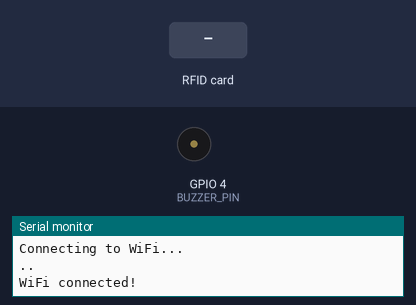
Simulated run of this sketch. Board: ESP32. On the bench: buzzer (waves = sounding, pin HIGH), the last lines printed to the serial monitor. The test bench sets the inputs (shaded band). WiFi joins after 1.5 s; servers stay silent unless stated; uploads are accepted with an empty reply.

Above: at 3.2 s.
3.3 s: RFID card 5E 7A 19 C4 held to the reader
At 3.56 s:
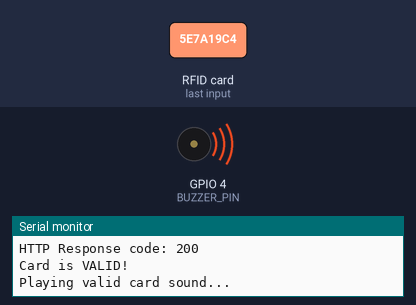
Timing chart, 0 to 6.3 s (numbered marks = the images above; inputs shaded):
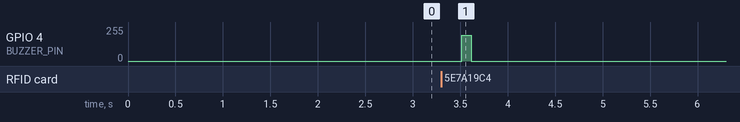

The sketch:

esp32-door-lock.ino
```cpp
#include <SPI.h>
#include <MFRC522.h>
#include <WiFi.h>
#include <HTTPClient.h>
#include "credentials.h" // Include credentials header

// Define RFID pins
#define RST_PIN 22
#define SS_PIN 21
#define BUZZER_PIN 4 // GPIO4 for the passive buzzer

MFRC522 rfid(SS_PIN, RST_PIN);
MFRC522::MIFARE_Key key;

void setup() {
  Serial.begin(115200);
  SPI.begin();
  rfid.PCD_Init();
  Serial.println("Place your card near the reader...");

  // Initialize the default key (FFFFFFFFFFFF)
  for (byte i = 0; i < 6; i++) {
    key.keyByte[i] = 0xFF;
  }


  // Attach the buzzer pin to a PWM channel
  if (!ledcAttachChannel(BUZZER_PIN, 2000, 8, 0)) {
    Serial.println("Failed to attach buzzer pin to LEDC channel");
    while (true); // Halt execution if setup fails
  }

  Serial.println("LEDC setup successful for buzzer!");
  // Connect to WiFi
  WiFi.begin(ssid, password);
  Serial.println("Connecting to WiFi...");
  while (WiFi.status() != WL_CONNECTED) {
    delay(1000);
    Serial.print(".");
  }
  Serial.println("\nWiFi connected!");
}

void loop() {
  // Check if a card is present
  if (!rfid.PICC_IsNewCardPresent() || !rfid.PICC_ReadCardSerial()) {
    return;
  }

  Serial.println("Card detected!");

  // Authenticate block 4
  byte block = 4; // Block to read from
  MFRC522::StatusCode status = rfid.PCD_Authenticate(
      MFRC522::PICC_CMD_MF_AUTH_KEY_A, block, &key, &(rfid.uid));
  if (status != MFRC522::STATUS_OK) {
    Serial.print("Authentication failed: ");
    Serial.println(rfid.GetStatusCodeName(status));
    return;
  }

  // Read data from the block
  byte buffer[18];
  byte size = sizeof(buffer);
  status = rfid.MIFARE_Read(block, buffer, &size);
  if (status != MFRC522::STATUS_OK) {
    Serial.print("Read failed: ");
    Serial.println(rfid.GetStatusCodeName(status));
    return;
  }

  // Extract readable data
  char data[17]; // Data buffer (16 characters + null terminator)
  strncpy(data, (char*)buffer, 16);
  data[16] = '\0'; // Null terminate the string
  Serial.print("Read Data: ");
  Serial.println(data);

  // Send the data to the server
  sendToServer(data);

  // Halt RFID communication
  rfid.PICC_HaltA();
  rfid.PCD_StopCrypto1();
}

void sendToServer(const char* cardData) {
  if (WiFi.status() != WL_CONNECTED) {
    Serial.println("WiFi not connected.");
    return;
  }

  HTTPClient http;
  String url = String("https://") + serverURL + scanEndpoint;

  // Prepare JSON payload
  String jsonPayload = "{\"enteredKey\":\"" + String(cardData) + "\"}";

  // Start connection and send HTTP POST request
  http.begin(url);
  http.addHeader("Content-Type", "application/json");

  // Set a custom timeout period (e.g., 10 seconds)
  http.setTimeout(10000); // Timeout in milliseconds

  int httpResponseCode = http.POST(jsonPayload);

  // Check the HTTP response code
  if (httpResponseCode > 0) {
    Serial.print("HTTP Response code: ");
    Serial.println(httpResponseCode);

    // Determine card validity based on the status code
    if (httpResponseCode == 200) {
      Serial.println("Card is VALID!");
      playBuzzerSound(true); // Play a short "bip" sound for a valid card
    } else if (httpResponseCode == 401) {
      Serial.println("Card is INVALID!");
      playBuzzerSound(false); // Play a long "beeeep" sound for an invalid card
    } else {
      Serial.println("Unexpected response from server.");
    }
  } else {
    Serial.print("Error on sending POST: ");
    Serial.println(http.errorToString(httpResponseCode));
  }

  // End HTTP connection
  http.end();
}

// Function to play the buzzer sound
void playBuzzerSound(bool isValid) {
  if (isValid) {
    Serial.println("Playing valid card sound...");
    analogWrite(BUZZER_PIN, 192);    // Set duty cycle (75%)
    delay(100);                      // Short beep duration
    analogWrite(BUZZER_PIN, 0);      // Turn off the buzzer
  } else {
    Serial.println("Playing invalid card sound...");
    analogWrite(BUZZER_PIN, 128);    // Set duty cycle (50%)
    delay(1000);                     // Long beep duration
    analogWrite(BUZZER_PIN, 0);      // Turn off the buzzer
  }
}
```

credentials.h
```cpp
#ifndef CREDENTIALS_H
#define CREDENTIALS_H

// WiFi Credentials
const char* ssid = "WiEarth";         // Replace with your WiFi SSID
const char* password = "3TS9fFtZNf"; // Replace with your WiFi Password

// Server Configuration
const char* serverURL = "door-lock-notifier-c934666628c1.herokuapp.com";
const char* scanEndpoint = "/scan";          // Endpoint for scanning cards

#endif // CREDENTIALS_H
```

Measured:
- after the input at 3.3 s, GPIO 4 (BUZZER_PIN): 0/255 → 192/255 after 0.22 s, → 0/255 0.10 s later
